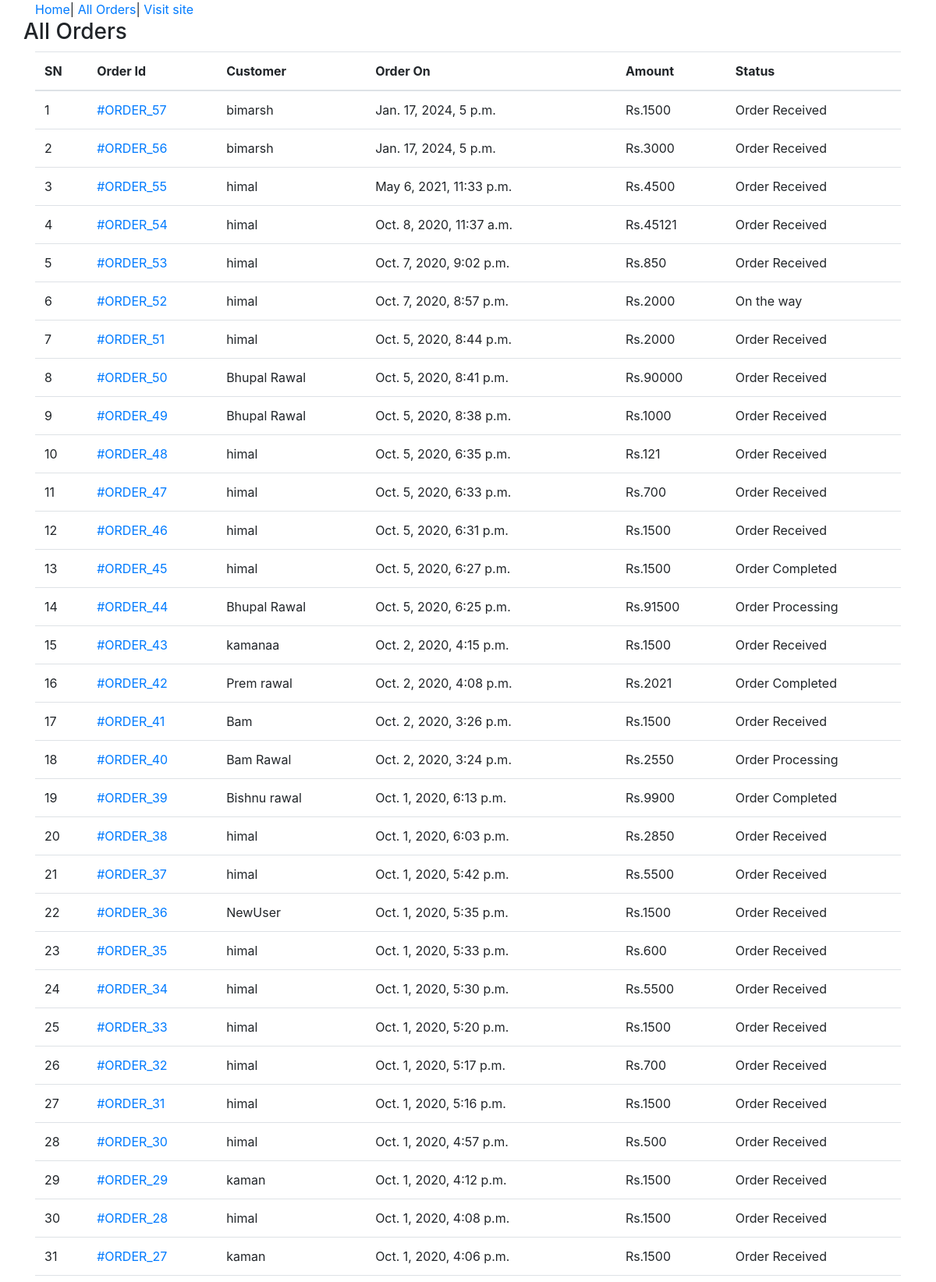
/admin-all-order/ (signed in, upper part), run on the app's committed database.
### ecomapp/models.py (models this page shows, shortened)
class Order(models.Model):
    cart=models.OneToOneField(Cart,on_delete=models.CASCADE)
    ordered_by=models.CharField(max_length=200)
    shipping_address=models.CharField(max_length=200)
    mobile=models.CharField(max_length=10)
    email=models.EmailField(null=True,blank=True)
    subtotal=models.PositiveIntegerField()
    discount=models.PositiveIntegerField()
    total=models.PositiveIntegerField()
    order_status=models.CharField(max_length=50,choices=ORDER_STATUS)
    created_at=models.DateTimeField(auto_now_add=True)
    payment_method=models.CharField(max_length=20,choices=METHOD,default="Cash On Delivery")
    payment_completed=models.BooleanField(default=False,null=True,blank=True)

### ecomapp/views.py (the view)
# urls.py: path('admin-all-order/',AdminOrderListView.as_view(),name='adminorder'),
class AdminOrderListView(AdminRequiredMixin,ListView):
    template_name='adminpages/adminorderlist.html'
    queryset=Order.objects.all().order_by('-id')
    context_object_name='allorders'

### ecomapp/views.py (called while the page is built)
    def dispatch(self,request,*args,**kwargs):
        if request.user.is_authenticated and Admin.objects.filter(user=request.user).exists():
            pass
        else:
            return redirect('/admin-login/')
        return super().dispatch(request,*args,**kwargs)

### templates/adminpages/adminorderlist.html (shortened to what this page needs)
{% extends 'adminpages/adminbase.html'%}
{%block content%}
<div class="container">
    <div class="row">
        <h3>All Orders</h3>
        <div class="col-md-12">
            <table class="table">
                <thead>
                    <tr>
                        <th>SN</th>
                        <th>Order Id</th>
                        <th>Customer</th>
                        <th>Order On</th>
                        <th>Amount</th>
                        <th>Status</th>
                    </tr>
                </thead>
                <tbody>
                    {%for order in allorders %}
                    <tr>
                        <td>{{forloop.counter}}</td>
                        <td><a href="{% url 'ecomapp:adminorderdetail' order.id%}">#ORDER_{{order.id}}</a></td>
                        <td>{{order.ordered_by}}</a></td>
                        <td>{{order.created_at}}</td>
                        <td>Rs.{{order.total}}</td>
                        <td>{{order.order_status}}</td>
                    </tr>
                    {%endfor%}
                </tbody>
            </table>
        </div>
    </div>
</div>
{%endblock%}

### data on the page
Order: id "57", ordered_by "bimarsh", created_at "Jan. 17, 2024, 5 p.m.", total "1500", order_status "Order Received"
Order: id "56", ordered_by "bimarsh", created_at "Jan. 17, 2024, 5 p.m.", total "3000", order_status "Order Received"
Order: id "55", ordered_by "himal", created_at "May 6, 2021, 11:33 p.m.", total "4500", order_status "Order Received"
Order: id "54", ordered_by "himal", created_at "Oct. 8, 2020, 11:37 a.m.", total "45121", order_status "Order Received"
Order: id "53", ordered_by "himal", created_at "Oct. 7, 2020, 9:02 p.m.", total "850", order_status "Order Received"
Order: id "52", ordered_by "himal", created_at "Oct. 7, 2020, 8:57 p.m.", total "2000", order_status "On the way"
Order: id "51", ordered_by "himal", created_at "Oct. 5, 2020, 8:44 p.m.", total "2000", order_status "Order Received"
Order: id "50", ordered_by "Bhupal Rawal", created_at "Oct. 5, 2020, 8:41 p.m.", total "90000", order_status "Order Received"
Order: id "49", ordered_by "Bhupal Rawal", created_at "Oct. 5, 2020, 8:38 p.m.", total "1000", order_status "Order Received"
Order: id "48", ordered_by "himal", created_at "Oct. 5, 2020, 6:35 p.m.", total "121", order_status "Order Received"
Order: id "47", ordered_by "himal", created_at "Oct. 5, 2020, 6:33 p.m.", total "700", order_status "Order Received"
Order: id "46", ordered_by "himal", created_at "Oct. 5, 2020, 6:31 p.m.", total "1500", order_status "Order Received"
Order: id "45", ordered_by "himal", created_at "Oct. 5, 2020, 6:27 p.m.", total "1500", order_status "Order Completed"
Order: id "44", ordered_by "Bhupal Rawal", created_at "Oct. 5, 2020, 6:25 p.m.", total "91500", order_status "Order Processing"
Order: id "43", ordered_by "kamanaa", created_at "Oct. 2, 2020, 4:15 p.m.", total "1500", order_status "Order Received"
Order: id "42", ordered_by "Prem rawal", created_at "Oct. 2, 2020, 4:08 p.m.", total "2021", order_status "Order Completed"
Order: id "41", ordered_by "Bam", created_at "Oct. 2, 2020, 3:26 p.m.", total "1500", order_status "Order Received"
Order: id "40", ordered_by "Bam Rawal", created_at "Oct. 2, 2020, 3:24 p.m.", total "2550", order_status "Order Processing"
Order: id "39", ordered_by "Bishnu rawal", created_at "Oct. 1, 2020, 6:13 p.m.", total "9900", order_status "Order Completed"
Order: id "38", ordered_by "himal", created_at "Oct. 1, 2020, 6:03 p.m.", total "2850", order_status "Order Received"
Order: id "37", ordered_by "himal", created_at "Oct. 1, 2020, 5:42 p.m.", total "5500", order_status "Order Received"
Order: id "36", ordered_by "NewUser", created_at "Oct. 1, 2020, 5:35 p.m.", total "1500", order_status "Order Received"
Order: id "35", ordered_by "himal", created_at "Oct. 1, 2020, 5:33 p.m.", total "600", order_status "Order Received"
Order: id "34", ordered_by "himal", created_at "Oct. 1, 2020, 5:30 p.m.", total "5500", order_status "Order Received"
Order: id "33", ordered_by "himal", created_at "Oct. 1, 2020, 5:20 p.m.", total "1500", order_status "Order Received"
Order: id "32", ordered_by "himal", created_at "Oct. 1, 2020, 5:17 p.m.", total "700", order_status "Order Received"
Order: id "31", ordered_by "himal", created_at "Oct. 1, 2020, 5:16 p.m.", total "1500", order_status "Order Received"
Order: id "30", ordered_by "himal", created_at "Oct. 1, 2020, 4:57 p.m.", total "500", order_status "Order Received"
Order: id "29", ordered_by "kaman", created_at "Oct. 1, 2020, 4:12 p.m.", total "1500", order_status "Order Received"
Order: id "28", ordered_by "himal", created_at "Oct. 1, 2020, 4:08 p.m.", total "1500", order_status "Order Received"
Order: id "27", ordered_by "kaman", created_at "Oct. 1, 2020, 4:06 p.m.", total "1500", order_status "Order Received"
